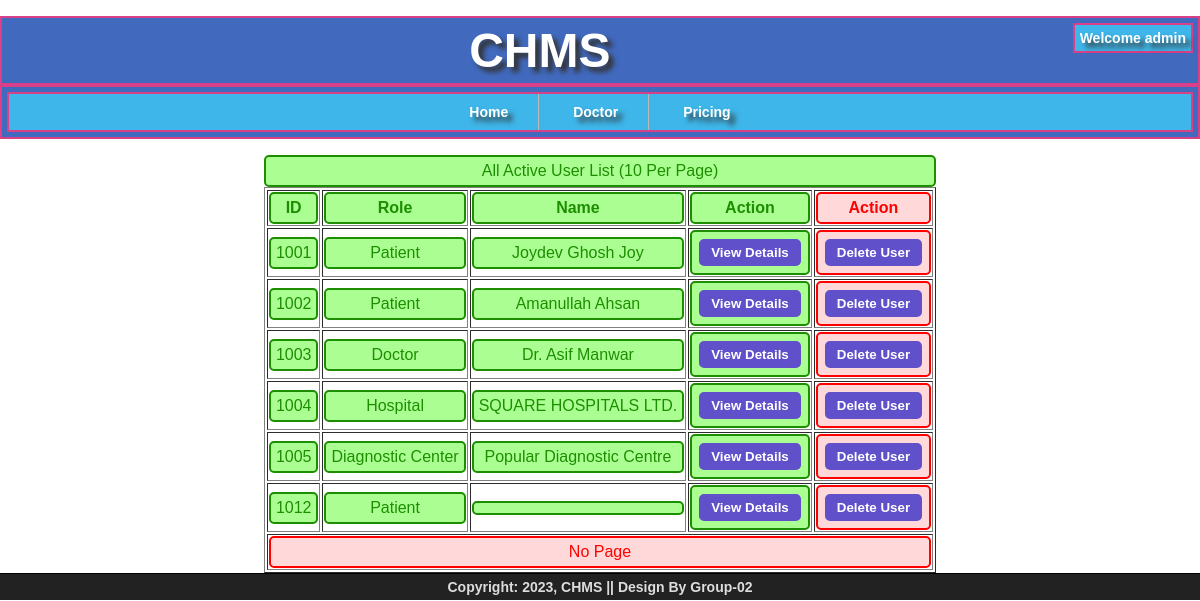
Page /chms/admin/users.php?Status=1 (signed in) on the committed database.
### tables this page shows
CREATE TABLE `patient` (
  `ID` int(11) NOT NULL,
  `Fname` varchar(30) NOT NULL,
  `Lname` varchar(30) DEFAULT NULL,
  `DOB` date NOT NULL,
  `Gender` char(10) NOT NULL,
  `Emergency_Number` char(15) NOT NULL,
  `Blood` char(3) DEFAULT NULL,
  `Weight` decimal(5,2) DEFAULT NULL
);

CREATE TABLE `user_details` (
  `ID` int(11) NOT NULL,
  `User_Name` varchar(255) NOT NULL,
  `Password` char(255) NOT NULL,
  `Role` char(20) NOT NULL,
  `Phone_Number` char(15) NOT NULL,
  `Email` char(150) DEFAULT NULL,
  `Address` varchar(200) DEFAULT NULL,
  `Photo` char(50) DEFAULT NULL,
  `Status` tinyint(1) NOT NULL
);

CREATE TABLE `doctor` (
  `ID` int(11) NOT NULL,
  `License_Number` int(11) NOT NULL,
  `Fname` varchar(30) NOT NULL,
  `Lname` varchar(30) DEFAULT NULL,
  `Title` varchar(30) DEFAULT NULL,
  `DOB` date NOT NULL,
  `Gender` char(10) NOT NULL,
  `Experience_From` date NOT NULL,
  `Language` varchar(100) NOT NULL,
  `Current_Position` varchar(150) NOT NULL,
  `P_Location` varchar(150) NOT NULL
);

CREATE TABLE `hospital` (
  `ID` int(11) NOT NULL,
  `License_Number` int(11) NOT NULL,
  `Name` varchar(50) NOT NULL
);

CREATE TABLE `diagnostic_center` (
  `ID` int(11) NOT NULL,
  `License_Number` int(11) NOT NULL,
  `Name` varchar(150) NOT NULL
);

### CHMS/admin/users.php (the view, shortened to what this page needs)
<?php
include("../common/header-content.php");
if($_GET['Status'] == 1){
    $sql = "SELECT u.ID, u.Role, p.Fname as PFname, p.Lname as PLname, d.Title, d.Fname as DFname, d.Lname as DLname, h.Name as HName, dc.Name as DCName
            FROM user_details u
            LEFT OUTER JOIN patient p ON(u.ID = p.ID)
            LEFT OUTER JOIN doctor d ON(u.ID = d.ID)
            LEFT OUTER JOIN hospital h ON(u.ID = h.ID)
            LEFT OUTER JOIN diagnostic_center dc ON(u.ID = dc.ID)
            WHERE u.Status = TRUE AND u.Role <> 'Admin'
            ORDER BY u.ID";
    $Status = "Active";
}
$result = mysqli_query($conn, $sql);
$results_per_page = 10;
$total_rows = mysqli_num_rows($result);
$total_pages = ceil($total_rows / $results_per_page);
if (isset($_GET['page'])) {
    $current_page = $_GET['page'];
} else {
    $current_page = 1;
}
$offset = ($current_page - 1) * $results_per_page;
if($_GET['Status'] == 1){
    $sql = "SELECT u.ID, u.Role, p.Fname as PFname, p.Lname as PLname, d.Title, d.Fname as DFname, d.Lname as DLname, h.Name as HName, dc.Name as DCName
            FROM user_details u
            LEFT OUTER JOIN patient p ON(u.ID = p.ID)
            LEFT OUTER JOIN doctor d ON(u.ID = d.ID)
            LEFT OUTER JOIN hospital h ON(u.ID = h.ID)
            LEFT OUTER JOIN diagnostic_center dc ON(u.ID = dc.ID)
            WHERE u.Status = TRUE AND u.Role <> 'Admin'
            ORDER BY u.ID
            LIMIT $results_per_page OFFSET $offset";
}
$result = mysqli_query($conn, $sql);
echo '
<table border="1" align="center">
    <caption>
        <div id="joy_congratulation" align="center">
            All '.$Status.' User List (10 Per Page)
        </div>
    </caption>
    <tr>
        <th>
            <div id="joy_congratulation" align="center">
                ID
            </div>
        </th>
        <th>
            <div id="joy_congratulation" align="center">
                Role
            </div>
        </th>
        <th>
            <div id="joy_congratulation" align="center">
                Name
            </div>
        </th>
        <th>
            <div id="joy_congratulation" align="center">
                Action
            </div>
        </th>
        <th>
            <div id="joy_warning" align="center">
                Action
            </div>
        </th>
    </tr>
';
 if (mysqli_num_rows($result) > 0){
    while ($row = mysqli_fetch_assoc($result)){
        echo '
            <tr>
                <td>
                    <div id="joy_congratulation" align="center">
                        '.$row['ID'].'
                    </div>
                </td>
                <td>
                    <div id="joy_congratulation" align="center">
                        '.$row['Role'].'
                    </div>
                </td>
                <td>
                    <div id="joy_congratulation" align="center">';
if($row['PFname'] != ""){
    echo ''.$row['PFname'].' '.$row['PLname'].'';
}
else if($row['DFname'] != ""){
    echo ''.$row['Title'].' Dr. '.$row['DFname'].' '.$row['DLname'].'';
}
else if($row['HName'] != ""){
    echo ''.$row['HName'].'';
}
else if($row['DCName'] != ""){
    echo ''.$row['DCName'].'';
}
                    echo '
                    </div>
                </td>
                <td>
                    <div id="joy_congratulation" align="center">
                        <form action="/chms/admin/user-view.php" target="_blank" method="POST" style="margin: 0px; padding: 0px;">
                            <input type="hidden" id="ID" name="ID" value="'.$row['ID'].'">
                            <input type="hidden" id="Role" name="Role" value="'.$row['Role'].'">
                            <input type="submit" name="view" value="View Details">
                        </form>
                    </div>
                </td>
                <td>
                    <div id="joy_warning" align="center">
                        <form action="/chms/admin/user-view.php" method="POST" onsubmit="return showConfirmation()" style="margin: 0px; padding: 0px;">
                            <input type="hidden" id="ID" name="ID" value="'.$row['ID'].'">
                            <input type="hidden" id="Role" name="Role" value="'.$row['Role'].'">
                            <input type="submit" name="delete" value="Delete User">
                        </form>
                    </div>
                </td>
            </tr>
            ';
    }
    echo '
        <tr>
            <td colspan="6" align="center">
                <div id="joy_warning">';
                if($current_page == $total_pages){
                    echo ' No Page ';
                }
                    echo'
                </div>
            </td>
        </tr>';
 }
?>
<!DOCTYPE html>
<html>
<head>
</head>
<body>
</body>
</html>

### rows in the picture
patient: ID.ID "1001", ID.Role "Patient", Fname "Joydev Ghosh", Lname "Joy"
patient: ID.ID "1002", ID.Role "Patient", Fname "Amanullah", Lname "Ahsan"
doctor: ID.ID "1003", ID.Role "Doctor", Fname "Asif", Lname "Manwar"
hospital: ID.ID "1004", ID.Role "Hospital", Name "SQUARE HOSPITALS LTD."
diagnostic_center: ID.ID "1005", ID.Role "Diagnostic Center", Name "Popular Diagnostic Centre"
user_details: ID "1012", Role "Patient"

### other values in the picture
$User_Name "admin"
$Status "Active"
